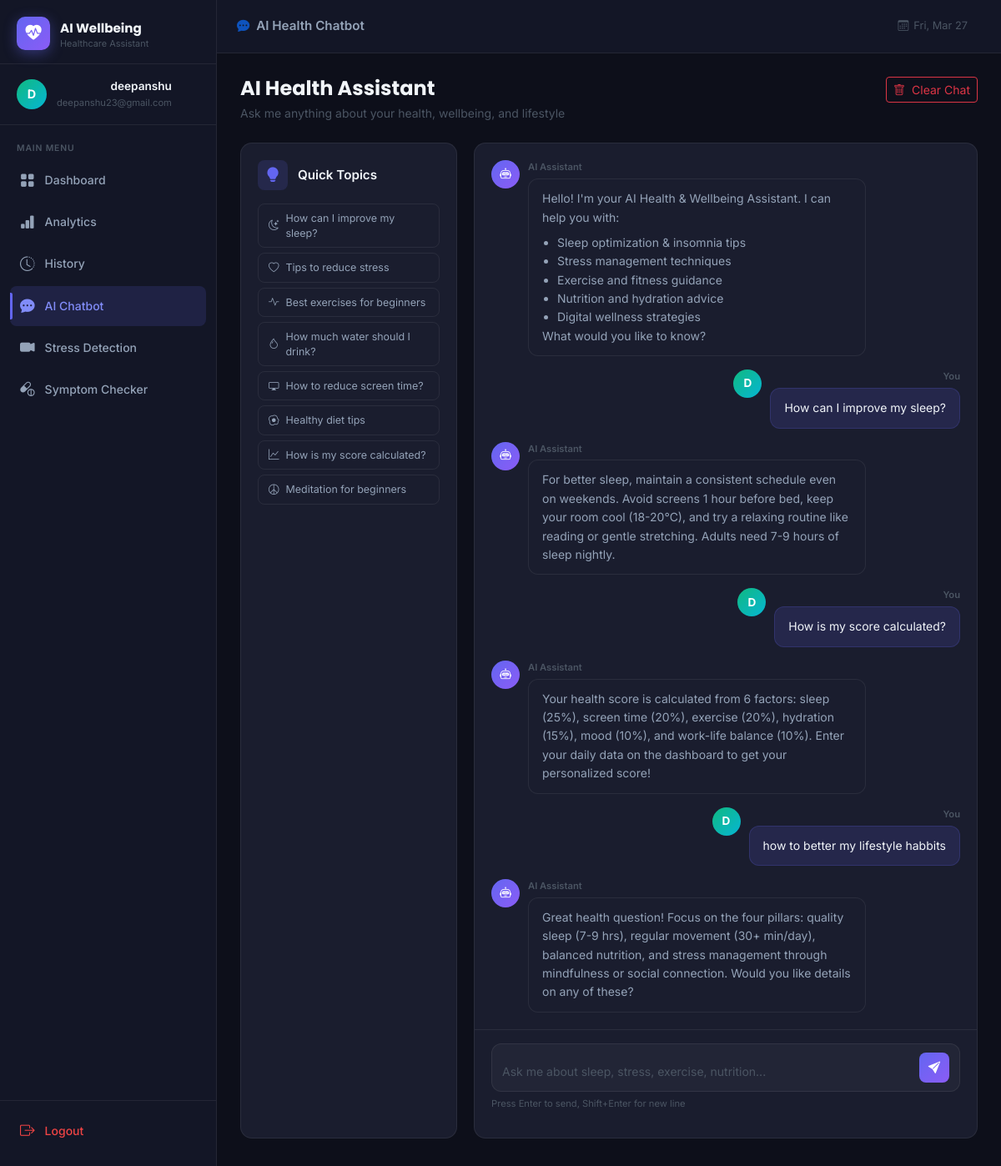
The page /chatbot (signed in) on the database its author committed.
### tables this page shows
CREATE TABLE chat_messages (
            id INTEGER PRIMARY KEY AUTOINCREMENT,
            user_id INTEGER NOT NULL,
            role TEXT NOT NULL,
            content TEXT NOT NULL,
            created_at TIMESTAMP DEFAULT CURRENT_TIMESTAMP,
            FOREIGN KEY (user_id) REFERENCES users(id)
        );

### app.py (the view)
@app.route("/chatbot")
@login_required
def chatbot():
    db = get_db()
    user_id = session["user_id"]
    messages = db.execute(
        "SELECT role, content, created_at FROM chat_messages WHERE user_id = ? ORDER BY created_at ASC LIMIT 50",
        (user_id,)
    ).fetchall()
    return render_template("chatbot.html", messages=[dict(m) for m in messages])

### app.py (called while the page is built)
def get_db():
    if "db" not in g:
        g.db = sqlite3.connect(DATABASE)
        g.db.row_factory = sqlite3.Row
        g.db.execute("PRAGMA journal_mode=WAL")
    return g.db

def login_required(f):
    @wraps(f)
    def decorated(*args, **kwargs):
        if "user_id" not in session:
            return redirect(url_for("login"))
        return f(*args, **kwargs)
    return decorated

### templates/chatbot.html (shortened to what this page needs)
{% extends "base.html" %}
{% block topbar_title %}
  <span><i class="bi bi-chat-dots-fill me-2 text-primary"></i>AI Health Chatbot</span>
{% endblock %}
{% block content %}
<div class="page-header mb-4">
  <div>
    <h2 class="page-title">AI Health Assistant</h2>
    <p class="page-subtitle">Ask me anything about your health, wellbeing, and lifestyle</p>
  </div>
  <button class="btn btn-outline-danger btn-sm" onclick="clearChat()" data-testid="button-clear-chat">
    <i class="bi bi-trash me-2"></i>Clear Chat
  </button>
</div>
<div class="chat-layout">
  <div class="chat-suggestions">
    <div class="metric-card h-100">
      <div class="card-header-custom mb-3">
        <div class="card-icon-sm" style="background:rgba(99,102,241,0.15)"><i class="bi bi-lightbulb-fill" style="color:#6366f1"></i></div>
        <div>
          <h6 class="card-title-custom mb-0">Quick Topics</h6>
        </div>
      </div>
      <div class="suggestions-list">
        {% set topics = [
          ("How can I improve my sleep?", "bi-moon-stars"),
          ("Tips to reduce stress", "bi-heart"),
          ("Best exercises for beginners", "bi-activity"),
          ("How much water should I drink?", "bi-droplet"),
          ("How to reduce screen time?", "bi-display"),
          ("Healthy diet tips", "bi-egg-fried"),
          ("How is my score calculated?", "bi-graph-up"),
          ("Meditation for beginners", "bi-peace"),
        ] %}
        {% for topic, icon in topics %}
        <button class="suggestion-chip" onclick="useSuggestion('{{ topic }}')" data-testid="suggestion-{{ loop.index }}">
          <i class="bi {{ icon }} me-2"></i>{{ topic }}
        </button>
        {% endfor %}
      </div>
    </div>
  </div>
  <div class="chat-main">
    <div class="metric-card chat-window-card h-100 d-flex flex-column">
      <div class="chat-messages" id="chatMessages">
        <div class="chat-bubble bot-bubble welcome-bubble">
          <div class="bubble-avatar bot-avatar"><i class="bi bi-robot"></i></div>
          <div class="bubble-content">
            <div class="bubble-name">AI Assistant</div>
            <div class="bubble-text">
              Hello! I'm your AI Health & Wellbeing Assistant. I can help you with:
              <ul class="mt-2 mb-0">
                <li>Sleep optimization & insomnia tips</li>
                <li>Stress management techniques</li>
                <li>Exercise and fitness guidance</li>
                <li>Nutrition and hydration advice</li>
                <li>Digital wellness strategies</li>
              </ul>
              What would you like to know?
            </div>
          </div>
        </div>
        {% for msg in messages %}
        {% if msg.role == 'user' %}
        <div class="chat-bubble user-bubble">
          <div class="bubble-content user-content">
            <div class="bubble-name user-name">You</div>
            <div class="bubble-text">{{ msg.content }}</div>
          </div>
          <div class="bubble-avatar user-avatar">
            {{ session.user_name[0].upper() }}
          </div>
        </div>
        {% else %}
        <div class="chat-bubble bot-bubble">
          <div class="bubble-avatar bot-avatar"><i class="bi bi-robot"></i></div>
          <div class="bubble-content">
            <div class="bubble-name">AI Assistant</div>
            <div class="bubble-text">{{ msg.content }}</div>
          </div>
        </div>
        {% endif %}
        {% endfor %}
      </div>
      <div class="chat-input-area">
        <div class="chat-input-wrapper">
          <textarea
            id="chatInput"
            class="chat-input"
            placeholder="Ask me about sleep, stress, exercise, nutrition..."
            rows="1"
            data-testid="input-chat-message"
            onkeydown="handleKey(event)"
            oninput="autoResize(this)"
          ></textarea>
          <button class="chat-send-btn" onclick="sendMessage()" data-testid="button-send-message" id="sendBtn">
            <i class="bi bi-send-fill"></i>
          </button>
        </div>
        <div class="chat-hint">Press Enter to send, Shift+Enter for new line</div>
      </div>
    </div>
  </div>
</div>
{% endblock %}

### rows shown on the page
chat_messages: content "How can I improve my sleep?", user_name "D"
chat_messages: content "For better sleep, maintain a consistent schedule even on weekends. Avoid screens 1 hour before bed, keep your room cool (18-20°C), and try a relaxing routine like reading or gentle stretching. Adults need 7-9 hours of sleep nightly."
chat_messages: content "How is my score calculated?", user_name "D"
chat_messages: content "Your health score is calculated from 6 factors: sleep (25%), screen time (20%), exercise (20%), hydration (15%), mood (10%), and work-life balance (10%). Enter your daily data on the dashboard to get your personalized score!"
chat_messages: content "how to better my lifestyle habbits", user_name "D"
chat_messages: content "Great health question! Focus on the four pillars: quality sleep (7-9 hrs), regular movement (30+ min/day), balanced nutrition, and stress management through mindfulness or social connection. Would you like details on any of these?"

### other values the page prints
{{ session.user_name[0].upper() }} "D"
{{ session.user_name }} "deepanshu"
{{ session.user_email }} "deepanshu23@gmail.com"
{{ topic }} "How can I improve my sleep?" "Tips to reduce stress" "Best exercises for beginners" "How much water should I drink?" "How to reduce screen time?" "Healthy diet tips" "How is my score calculated?" "Meditation for beginners"
